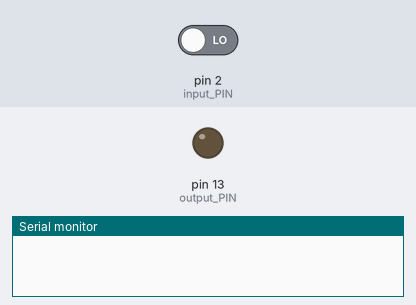
Simulated run of this sketch. Board: Arduino Uno, built with avr-gcc and run on an emulated ATmega328P. On the bench: output pins drawn as LEDs (lit = HIGH), the last lines printed to the serial monitor. The test bench sets the inputs (shaded band); at power-on: pin 2 (input_PIN) LOW.

Above: at 1.2 s.
1.3 s: pin 2 (input_PIN) driven HIGH
At 2.5 s:
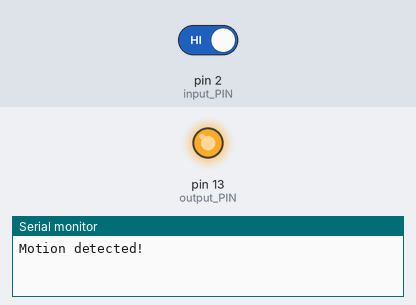
2.8 s: pin 2 (input_PIN) driven LOW
At 3.7 s:
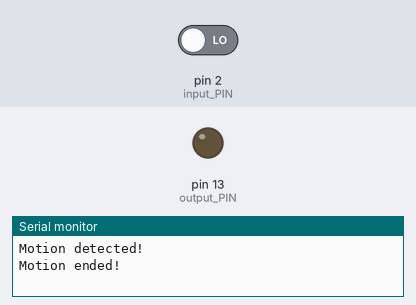
Timing chart, 0 to 5.8 s (numbered marks = the images above; inputs shaded):
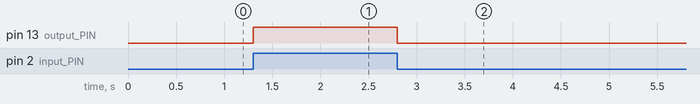

The sketch:

task_1_2p1.ino
```cpp
int state = LOW;
int MOTION = 0;
int input_PIN = 2;
int output_PIN = 13;

void setup()
{
  Serial.begin(9600);
  pinMode(output_PIN , OUTPUT);
  pinMode(input_PIN, INPUT);
  attachInterrupt(digitalPinToInterrupt(input_PIN), interrupt_func, CHANGE);
}

void loop()
{
  //not using loop instead interrupt
}

void interrupt_func()
{
  MOTION = digitalRead(input_PIN);  // read input value
  if (MOTION == HIGH)// check if the input is HIGH
  {
    digitalWrite(output_PIN, HIGH);  // turn LED ON
    if (state == LOW)
    {
      // we have just turned on
      Serial.println("Motion detected!");
      // We only want to print on the output change, not state
      state = HIGH;
    }
  }
  else
  {
    digitalWrite(output_PIN, LOW); // turn LED OFF
    if (state == HIGH){
      // we have just turned of
      Serial.println("Motion ended!");
      // We only want to print on the output change, not state
      state = LOW;
    }
  }
}
```

Measured:
- after the input at 1.3 s, pin 13 (output_PIN): LOW → HIGH at once
- after the input at 2.8 s, pin 13 (output_PIN): HIGH → LOW at once
